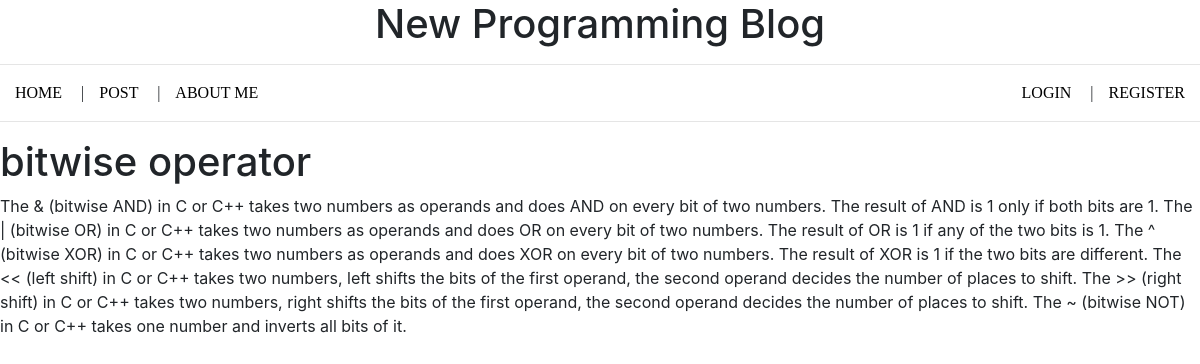
The app's page /single-post/1/ with its own data.
### Post/models.py (models this page shows, shortened)
class Post(models.Model):
    title = models.CharField(max_length=100)
    description = models.TextField()

### Post/views.py (the view)
# urls.py: path('single-post/<post_id>/', views.single_post, name='single-post'),
def single_post(request, post_id):
    post = Post.objects.get(pk=post_id)
    return render(request, 'single_post.html', {'post': post})

### templates/single_post.html
{% extends 'base.html' %}
{% block content %}
      <h1> {{ post.title }} </h1>
      <p> {{ post.description }}</p>
{% endblock %}

### static/style.css (style rules this page uses)
body { background-color: white; }

### records on screen
Post: title "bitwise operator", description "The & (bitwise AND) in C or C++ takes two numbers as operands and does AND on every bit of two numbers. The result of AND is 1 only if both bits are 1. The | (bitwise OR) in C or C++ takes two numbers as operands and does OR on every bit of two numbers. The result of OR is 1 if any of the two bits is 1. The ^ (bitwise XOR) in C or C++ takes two numbers as operands and does XOR on every bit of two numbers. The result of XOR is 1 if the two bits are different. The << (left shift) in C or C++ takes two numbers, left shifts the bits of the first operand, the second operand decides the number of places to shift. The >> (right shift) in C or C++ takes two numbers, right shifts the bits of the…"
